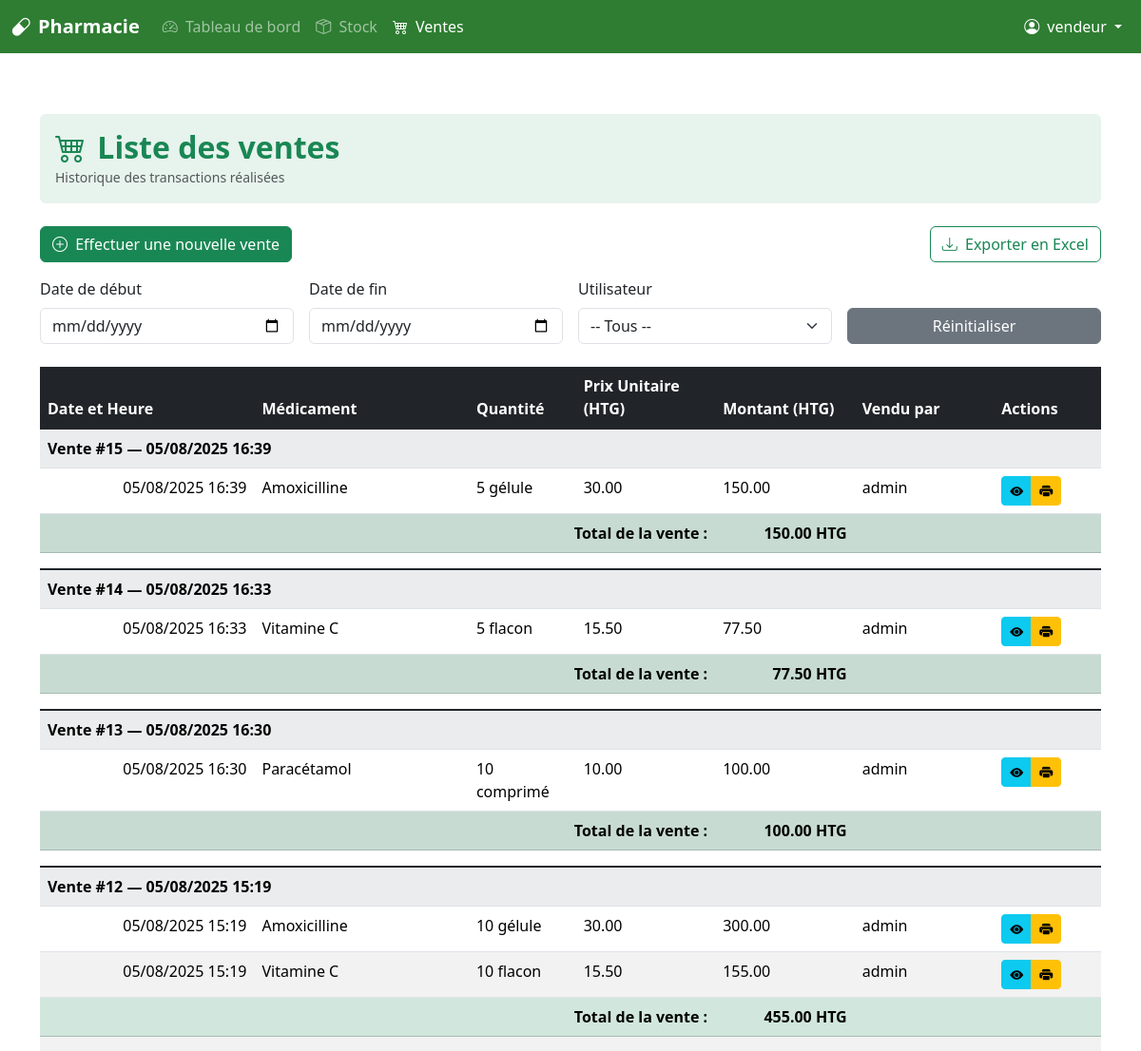
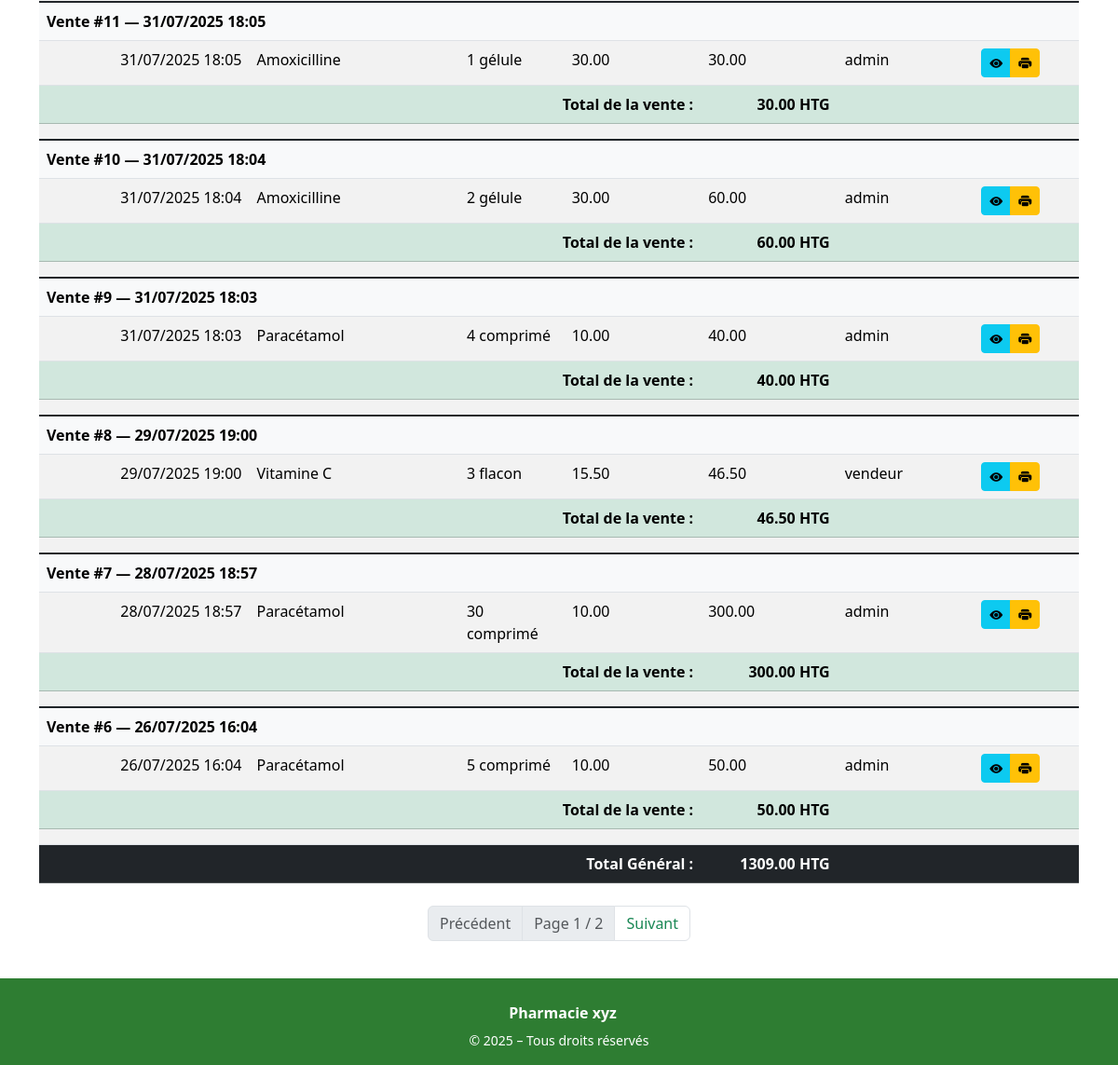
Page /sales/list (signed in) on the earlier database version (2 pictures, top to bottom).
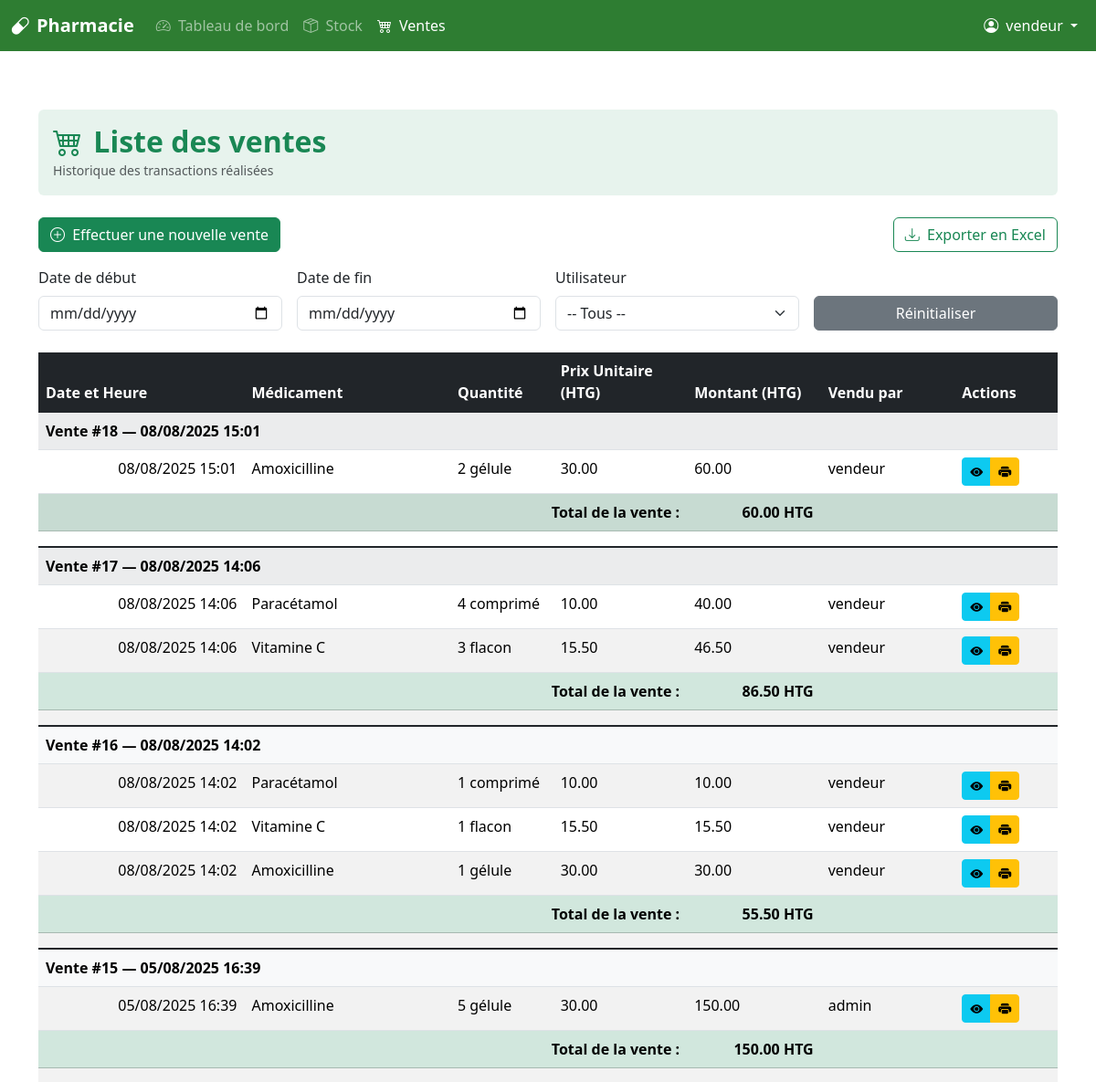
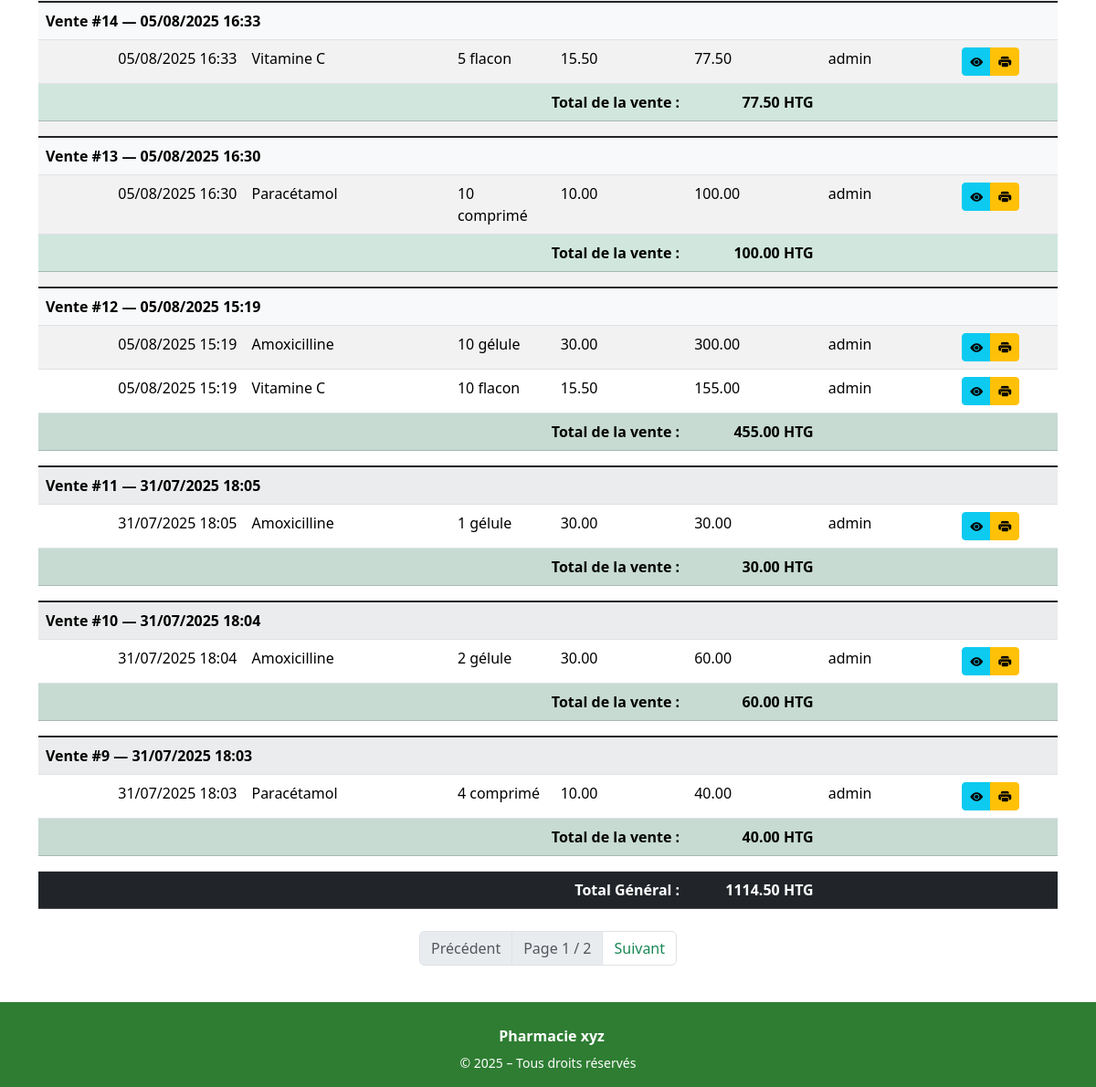
Same page on the later database version (2 pictures, top to bottom).
### app/models.py (models this page shows, shortened)
class Sale(db.Model):
    id = db.Column(db.Integer, primary_key=True)
    user_id = db.Column(db.Integer, db.ForeignKey('user.id'))
    date = db.Column(db.DateTime, default=datetime.utcnow)
    user = db.relationship('User', back_populates='sales')
    items = db.relationship('SaleItem', back_populates='sale', cascade='all, delete-orphan')
    @property
    def total_amount(self):
        return sum(item.total_price for item in self.items)

class SaleItem(db.Model):
    id = db.Column(db.Integer, primary_key=True)
    sale_id = db.Column(db.Integer, db.ForeignKey('sale.id'), nullable=False)
    drug_id = db.Column(db.Integer, db.ForeignKey('drug.id'), nullable=False)
    quantity = db.Column(db.Integer, nullable=False)
    unit_price = db.Column(db.Float, nullable=False)
    sale = db.relationship('Sale', back_populates='items')
    drug = db.relationship('Drug')
    @property
    def total_price(self):
        return self.quantity * self.unit_price

class Drug(db.Model):
    id = db.Column(db.Integer, primary_key=True)
    name = db.Column(db.String(100), nullable=False)
    unit = db.Column(db.String(30))  # comprimé, flacon, etc.
    price = db.Column(db.Float, nullable=False)
    expiration_date = db.Column(db.Date, nullable=False)
    commentaire = db.Column(db.Text, nullable=True)
    category_id = db.Column(db.Integer, db.ForeignKey('category.id'), nullable=True)
    category = db.relationship('Category', back_populates='drugs')
    sales = db.relationship('SaleItem', back_populates='drug')
    losses = db.relationship('LossRecord', back_populates='drug')
    purchase_items = db.relationship('PurchaseItem', back_populates='drug')

class User(UserMixin, db.Model):
    id = db.Column(db.Integer, primary_key=True)
    username = db.Column(db.String(80), unique=True, nullable=False)
    password = db.Column(db.String(200), nullable=False)
    role = db.Column(db.String(20), nullable=False)  # admin, pharmacien, vendeur...
    is_active = db.Column(db.Boolean, default=True)
    last_login = db.Column(db.DateTime, nullable=True)
    sales = db.relationship('Sale', back_populates='user')

### app/routes/sale.py (the view)
@bp.route('/list')
@login_required
def list_sales():
    page = request.args.get('page', 1, type=int)
    search = request.args.get('search', '', type=str)
    start_date = request.args.get('start_date', '', type=str)
    end_date = request.args.get('end_date', '', type=str)
    user_id = request.args.get('user_id', type=int)
    query = Sale.query.options(joinedload(Sale.user)).join(Sale.user)
    if user_id:
        query = query.filter(Sale.user_id == user_id)
    if search:
        query = query.join(Sale.items).join(SaleItem.drug)
        query = query.filter(Drug.name.ilike(f"%{search}%"))
    if start_date:
        try:
            start = datetime.strptime(start_date, "%Y-%m-%d")
            query = query.filter(Sale.date >= start)
        except ValueError:
            flash("Format de date invalide (début)", "warning")
    if end_date:
        try:
            end = datetime.strptime(end_date, "%Y-%m-%d")
            query = query.filter(Sale.date <= end)
        except ValueError:
            flash("Format de date invalide (fin)", "warning")
    sales = query.order_by(Sale.date.desc()).paginate(page=page, per_page=10)
    users = User.query.order_by(User.username).all()
    total_sales = sum(sale.total_amount for sale in sales.items)
    return render_template('sales/list.html',
                           sales=sales,
                           users=users,
                           user_id=user_id,
                           search=search,
                           total_sales=total_sales,
                           start_date=start_date,
                           end_date=end_date)

### app/routes/auth.py (called while the page is built)
@login_manager.user_loader
def load_user(user_id):
    return User.query.get(int(user_id))

### app/templates/sales/list.html (shortened to what the changed rows need)
{% extends 'base.html' %}
{% block content %}
<div class="bg-success bg-opacity-10 p-3 rounded mb-4">
  <h2 class="text-success fw-bold mb-0"><i class="bi bi-cart4 me-1"></i> Liste des ventes</h2>
</div>
{% if sales.items %}
<table class="table table-striped table-hover">
    <thead class="table-dark">
        <tr>
            <th style="width: 200px;">Date et Heure</th>
            <th style="width: 200px;">Médicament</th>
            <th style="width: 100px;">Quantité</th>
            <th style="width: 130px;">Prix Unitaire (HTG)</th>
            <th style="width: 130px;">Montant (HTG)</th>
            <th style="width: 130px;">Vendu par</th>
            <th style="width: 100px;">Actions</th>
        </tr>
    </thead>
    <tbody>
        {% for sale in sales.items %}
            <tr class="table-group-divider">
                <td colspan="7" class="bg-light fw-bold">
                    Vente #{{ sale.id }} — {{ sale.date.strftime("%d/%m/%Y %H:%M") }}
                </td>
            </tr>
            {% for item in sale.items %}
            <tr>
                <td class="text-end">{{ sale.date.strftime("%d/%m/%Y %H:%M") }}</td>
                <td>{{ item.drug.name }}</td>
                <td>{{ item.quantity }} {{ item.drug.unit }}</td>
                <td>{{ "%.2f"|format(item.unit_price) }}</td>
                <td>{{ "%.2f"|format(item.total_price) }}</td>
                <td>{{ sale.user.username }}</td>
                <td>
                    <div class="btn-group btn-group-sm">
                        <a href="{{ url_for('sale.history', sale_id=sale.id) }}" class="btn btn-info" title="Voir les détails">
                            <i class="bi bi-eye-fill"></i>
                        </a>
                        <a href="{{ url_for('sale.sale_receipt', sale_id=sale.id) }}" class="btn btn-warning" title="Réimprimer" target="_blank">
                            <i class="bi bi-printer-fill"></i>
                        </a>
                    </div>
                </td>
            </tr>
            {% endfor %}
            <tr class="table-success fw-bold">
                <td colspan="4" class="text-end">Total de la vente :</td>
                <td class="text-end">{{ "%.2f"|format(sale.total_amount) }} HTG</td>
                <td colspan="2"></td>
            </tr>
            <tr><td colspan="7" style="height: 10px;"></td></tr>
        {% endfor %}
    </tbody>
    <tfoot>
        <tr class="table-dark fw-bold">
            <td colspan="4" class="text-end">Total Général :</td>
            <td class="text-end">{{ "%.2f"|format(total_sales) }} HTG</td>
            <td colspan="2"></td>
        </tr>
    </tfoot>
</table>
<nav class="mt-4">
    <ul class="pagination justify-content-center">
        {% if sales.has_prev %}
        <li class="page-item">
            <a class="page-link text-success" href="{{ url_for('sale.list_sales', page=sales.prev_num, search=search, start_date=start_date, end_date=end_date) }}">Précédent</a>
        </li>
        {% else %}
        <li class="page-item disabled"><span class="page-link">Précédent</span></li>
        {% endif %}
        <li class="page-item disabled"><span class="page-link">Page {{ sales.page }} / {{ sales.pages }}</span></li>
        {% if sales.has_next %}
        <li class="page-item">
            <a class="page-link text-success" href="{{ url_for('sale.list_sales', page=sales.next_num, search=search, start_date=start_date, end_date=end_date) }}">Suivant</a>
        </li>
        {% else %}
        <li class="page-item disabled"><span class="page-link">Suivant</span></li>
        {% endif %}
    </ul>
</nav>
{% else %}
<div class="alert alert-info">Aucune vente trouvée pour les critères donnés.</div>
{% endif %}
{% endblock %}

### app/templates/base.html (shortened to what this page needs)
<!DOCTYPE html>
<html lang="fr">
<head>
    <link href="https://cdn.jsdelivr.net/npm/bootstrap@5.3.3/dist/css/bootstrap.min.css" rel="stylesheet" />
    <link href="https://cdn.jsdelivr.net/npm/bootstrap-icons@1.11.1/font/bootstrap-icons.css" rel="stylesheet">
</head>
<body>
<nav class="navbar navbar-expand-lg navbar-dark" style="background-color: #2e7d32;">
  <div class="container-fluid">
    <a class="navbar-brand fw-bold" href="{{ url_for('dashboard.dashboard') }}">
      <i class="bi bi-capsule me-2"></i>Pharmacie
    </a>
    <div class="collapse navbar-collapse" id="navMenu">
      {% if current_user.is_authenticated %}
      <ul class="navbar-nav me-auto mb-2 mb-lg-0">
        <li class="nav-item">
          <a class="nav-link {% if request.endpoint == 'dashboard.dashboard' %}active{% endif %}" href="{{ url_for('dashboard.dashboard') }}">
            <i class="bi bi-speedometer2 me-1"></i> Tableau de bord
          </a>
        </li>
        <li class="nav-item">
          <a class="nav-link {% if request.endpoint == 'drug.list_drugs' %}active{% endif %}" href="{{ url_for('drug.list_drugs') }}">
            <i class="bi bi-box-seam me-1"></i> Stock
          </a>
        </li>
        <li class="nav-item">
          <a class="nav-link {% if request.endpoint == 'sale.list_sales' %}active{% endif %}" href="{{ url_for('sale.list_sales') }}">
            <i class="bi bi-cart4 me-1"></i> Ventes
          </a>
        </li>
      </ul>
      <ul class="navbar-nav ms-auto align-items-center">
        <li class="nav-item dropdown">
          <a class="nav-link dropdown-toggle text-white" href="#" id="userDropdown" role="button" data-bs-toggle="dropdown" aria-expanded="false">
            <i class="bi bi-person-circle me-1"></i> {{ current_user.username }}
          </a>
        </li>
      </ul>
      {% endif %}
    </div>
  </div>
</nav>
<main class="flex-grow-1 py-4">
    <div class="container mt-4">
        {% block content %}{% endblock %}
    </div>
</main>
  {% include 'footer.html' %}
</body>
</html>

Differences in the rows shown:
no longer on this page (row unchanged): Sale: id "8", date "29/07/2025 19:00"
no longer on this page (row unchanged): SaleItem: drug.name "Vitamine C", quantity "3", drug.unit "flacon", unit_price "15.50", total_price "46.50", {{ sale.user.username }} "vendeur", total_amount "46.50", shown under "8"
no longer on this page (row unchanged): Sale: id "7", date "28/07/2025 18:57"
no longer on this page (row unchanged): SaleItem: drug.name "Paracétamol", quantity "30", drug.unit "comprimé", unit_price "10.00", total_price "300.00", {{ sale.user.username }} "admin", total_amount "300.00", shown under "7"
no longer on this page (row unchanged): Sale: id "6", date "26/07/2025 16:04"
no longer on this page (row unchanged): SaleItem: drug.name "Paracétamol", quantity "5", drug.unit "comprimé", unit_price "10.00", total_price "50.00", {{ sale.user.username }} "admin", total_amount "50.00", shown under "6"
added Sale: id "18", date "08/08/2025 15:01"
added SaleItem: drug.name "Amoxicilline", quantity "2", drug.unit "gélule", unit_price "30.00", total_price "60.00", {{ sale.user.username }} "vendeur", total_amount "60.00", shown under "18"
added Sale: id "17", date "08/08/2025 14:06"
added SaleItem: drug.name "Paracétamol", quantity "4", drug.unit "comprimé", unit_price "10.00", total_price "40.00", {{ sale.user.username }} "vendeur", total_amount "86.50", shown under "17"
added SaleItem: drug.name "Vitamine C", quantity "3", drug.unit "flacon", unit_price "15.50", total_price "46.50", {{ sale.user.username }} "vendeur", shown under "17"
added Sale: id "16", date "08/08/2025 14:02"
added SaleItem: drug.name "Paracétamol", quantity "1", drug.unit "comprimé", unit_price "10.00", total_price "10.00", {{ sale.user.username }} "vendeur", total_amount "55.50", shown under "16"
added SaleItem: drug.name "Vitamine C", quantity "1", drug.unit "flacon", unit_price "15.50", total_price "15.50", {{ sale.user.username }} "vendeur", shown under "16"
added SaleItem: drug.name "Amoxicilline", quantity "1", drug.unit "gélule", unit_price "30.00", total_price "30.00", {{ sale.user.username }} "vendeur", shown under "16"
Other differences:
{{ "%.2f"|format(total_sales) }}: "1309.00" → "1114.50"
